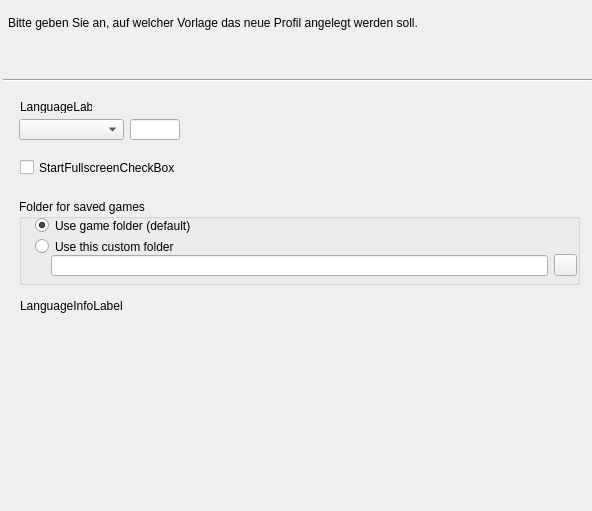
<?xml version="1.0" encoding="UTF-8"?>
<ui version="4.0">
  <class>WizardScummVMSettingsFrame</class>
  <widget class="QWidget" name="WizardScummVMSettingsFrame">
    <property name="geometry"><rect><x>0</x><y>0</y><width>592</width><height>511</height></rect></property>
    <property name="vclDesignWidth" stdset="0"><number>592</number></property>
    <property name="vclDesignHeight" stdset="0"><number>511</number></property>
    <widget class="QLabel" name="LanguageLabel">
      <property name="geometry"><rect><x>20</x><y>100</y><width>72</width><height>13</height></rect></property>
      <property name="text"><string>LanguageLabel</string></property>
      <property name="textFormat"><enum>Qt::PlainText</enum></property>
      <property name="alignment"><set>Qt::AlignLeft|Qt::AlignTop</set></property>
      <property name="vclAutoSize" stdset="0"><bool>true</bool></property>
    </widget>
    <widget class="QLabel" name="InfoLabel">
      <property name="geometry"><rect><x>8</x><y>16</y><width>543</width><height>65</height></rect></property>
      <property name="vclAnchors" stdset="0"><string notr="true">akLeft,akTop,akRight</string></property>
      <property name="text"><string>Bitte geben Sie an, auf welcher Vorlage das neue Profil angelegt werden soll.</string></property>
      <property name="textFormat"><enum>Qt::PlainText</enum></property>
      <property name="wordWrap"><bool>true</bool></property>
      <property name="alignment"><set>Qt::AlignLeft|Qt::AlignTop</set></property>
    </widget>
    <widget class="QFrame" name="Bevel">
      <property name="geometry"><rect><x>3</x><y>71</y><width>589</width><height>18</height></rect></property>
      <property name="vclAnchors" stdset="0"><string notr="true">akLeft,akTop,akRight</string></property>
      <property name="frameShape"><enum>QFrame::HLine</enum></property>
      <property name="frameShadow"><enum>QFrame::Sunken</enum></property>
      <property name="vclClass" stdset="0"><string notr="true">TBevel</string></property>
    </widget>
    <widget class="QLabel" name="LanguageInfoLabel">
      <property name="geometry"><rect><x>20</x><y>299</y><width>552</width><height>137</height></rect></property>
      <property name="vclAnchors" stdset="0"><string notr="true">akLeft,akTop,akRight</string></property>
      <property name="text"><string>LanguageInfoLabel</string></property>
      <property name="textFormat"><enum>Qt::PlainText</enum></property>
      <property name="wordWrap"><bool>true</bool></property>
      <property name="alignment"><set>Qt::AlignLeft|Qt::AlignTop</set></property>
    </widget>
    <widget class="QComboBox" name="LanguageComboBox">
      <property name="geometry"><rect><x>19</x><y>119</y><width>105</width><height>21</height></rect></property>
      <property name="editable"><bool>false</bool></property>
      <property name="maxVisibleItems"><number>8</number></property>
    </widget>
    <widget class="QCheckBox" name="StartFullscreenCheckBox">
      <property name="geometry"><rect><x>20</x><y>159</y><width>569</width><height>17</height></rect></property>
      <property name="vclAnchors" stdset="0"><string notr="true">akLeft,akTop,akRight</string></property>
      <property name="text"><string>StartFullscreenCheckBox</string></property>
    </widget>
    <widget class="QGroupBox" name="SavePathGroupBox">
      <property name="geometry"><rect><x>19</x><y>199</y><width>561</width><height>86</height></rect></property>
      <property name="vclAnchors" stdset="0"><string notr="true">akLeft,akTop,akRight</string></property>
      <property name="title"><string>Folder for saved games</string></property>
      <widget class="QToolButton" name="SavePathEditButton">
        <property name="geometry"><rect><x>535</x><y>55</y><width>23</width><height>22</height></rect></property>
        <property name="vclAnchors" stdset="0"><string notr="true">akTop,akRight</string></property>
        <property name="icon"><iconset resource="../../resources/dfend.qrc"><normaloff>:/glyphs/f94df2c8efcaad41.png</normaloff></iconset></property>
        <property name="iconSize"><size><width>16</width><height>16</height></size></property>
      </widget>
      <widget class="QRadioButton" name="SavePathDefaultRadioButton">
        <property name="geometry"><rect><x>16</x><y>18</y><width>529</width><height>17</height></rect></property>
        <property name="vclAnchors" stdset="0"><string notr="true">akLeft,akTop,akRight</string></property>
        <property name="text"><string>Use game folder (default)</string></property>
        <property name="checked"><bool>true</bool></property>
      </widget>
      <widget class="QRadioButton" name="SavePathCustomRadioButton">
        <property name="geometry"><rect><x>16</x><y>39</y><width>529</width><height>17</height></rect></property>
        <property name="vclAnchors" stdset="0"><string notr="true">akLeft,akTop,akRight</string></property>
        <property name="text"><string>Use this custom folder</string></property>
      </widget>
      <widget class="QLineEdit" name="SavePathEdit">
        <property name="geometry"><rect><x>32</x><y>56</y><width>497</width><height>21</height></rect></property>
        <property name="vclAnchors" stdset="0"><string notr="true">akLeft,akTop,akRight</string></property>
      </widget>
    </widget>
    <widget class="QLineEdit" name="CustomLanguageEdit">
      <property name="geometry"><rect><x>130</x><y>119</y><width>50</width><height>21</height></rect></property>
      <property name="visible"><bool>false</bool></property>
    </widget>
  </widget>
  <tabstops>
    <tabstop>LanguageComboBox</tabstop>
    <tabstop>StartFullscreenCheckBox</tabstop>
    <tabstop>SavePathDefaultRadioButton</tabstop>
    <tabstop>SavePathCustomRadioButton</tabstop>
    <tabstop>SavePathEdit</tabstop>
    <tabstop>CustomLanguageEdit</tabstop>
  </tabstops>
  <resources><include location="../../resources/dfend.qrc"/></resources>
  <connections/>
</ui>
